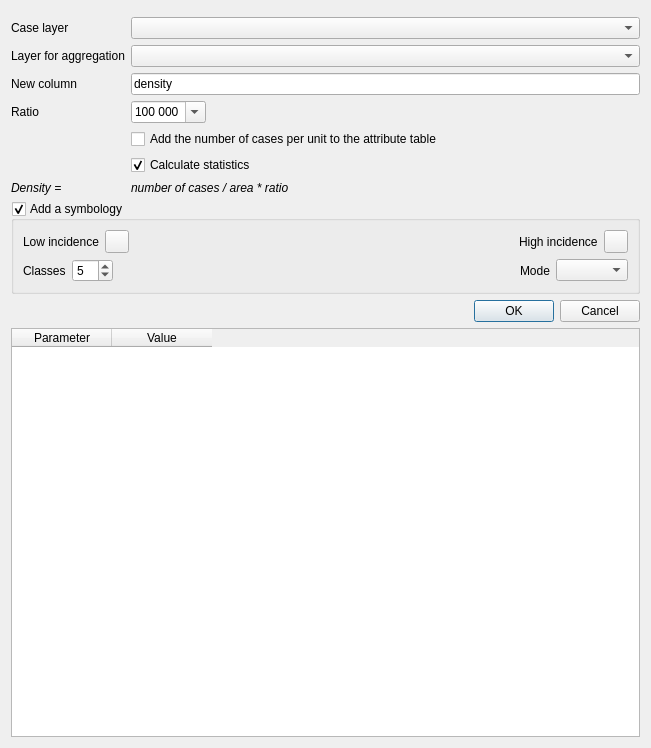
<?xml version="1.0" encoding="UTF-8"?>
<ui version="4.0">
 <class>Density</class>
 <widget class="QDialog" name="Density">
  <property name="geometry">
   <rect>
    <x>0</x>
    <y>0</y>
    <width>651</width>
    <height>748</height>
   </rect>
  </property>
  <property name="windowTitle">
   <string>Density</string>
  </property>
  <layout class="QVBoxLayout" name="verticalLayout">
   <item>
    <widget class="QgsMessageBar" name="messageBar" native="true"/>
   </item>
   <item>
    <layout class="QFormLayout" name="formLayout">
     <property name="fieldGrowthPolicy">
      <enum>QFormLayout::ExpandingFieldsGrow</enum>
     </property>
     <item row="0" column="0">
      <widget class="QLabel" name="label_4">
       <property name="text">
        <string>Case layer</string>
       </property>
      </widget>
     </item>
     <item row="0" column="1">
      <widget class="QComboBox" name="comboBox_incidence_pointLayer">
       <property name="sizePolicy">
        <sizepolicy hsizetype="Expanding" vsizetype="Fixed">
         <horstretch>0</horstretch>
         <verstretch>0</verstretch>
        </sizepolicy>
       </property>
      </widget>
     </item>
     <item row="1" column="0">
      <widget class="QLabel" name="label">
       <property name="text">
        <string>Layer for aggregation</string>
       </property>
      </widget>
     </item>
     <item row="1" column="1">
      <widget class="QComboBox" name="comboBox_incidence_adminLayer">
       <property name="sizePolicy">
        <sizepolicy hsizetype="Expanding" vsizetype="Fixed">
         <horstretch>0</horstretch>
         <verstretch>0</verstretch>
        </sizepolicy>
       </property>
      </widget>
     </item>
     <item row="2" column="0">
      <widget class="QLabel" name="label_3">
       <property name="text">
        <string>New column</string>
       </property>
      </widget>
     </item>
     <item row="2" column="1">
      <widget class="QLineEdit" name="lineEdit_incidence_columnName">
       <property name="text">
        <string notr="true">density</string>
       </property>
      </widget>
     </item>
     <item row="3" column="0">
      <widget class="QLabel" name="label_2">
       <property name="text">
        <string>Ratio</string>
       </property>
      </widget>
     </item>
     <item row="3" column="1">
      <widget class="QComboBox" name="comboBox_incidence_ratio">
       <property name="editable">
        <bool>true</bool>
       </property>
       <property name="currentIndex">
        <number>4</number>
       </property>
       <item>
        <property name="text">
         <string>10</string>
        </property>
       </item>
       <item>
        <property name="text">
         <string>100</string>
        </property>
       </item>
       <item>
        <property name="text">
         <string>1 000</string>
        </property>
       </item>
       <item>
        <property name="text">
         <string>10 000</string>
        </property>
       </item>
       <item>
        <property name="text">
         <string>100 000</string>
        </property>
       </item>
      </widget>
     </item>
     <item row="4" column="1">
      <widget class="QCheckBox" name="checkBox_addNbIntersections">
       <property name="toolTip">
        <string>Add the number of cases per unit to the attribute table</string>
       </property>
       <property name="text">
        <string>Add the number of cases per unit to the attribute table</string>
       </property>
      </widget>
     </item>
     <item row="7" column="0">
      <widget class="QLabel" name="label_7">
       <property name="text">
        <string>&lt;html&gt;&lt;head/&gt;&lt;body&gt;&lt;p&gt;&lt;span style=&quot; font-style:italic;&quot;&gt;Density =&lt;/span&gt;&lt;/p&gt;&lt;/body&gt;&lt;/html&gt;</string>
       </property>
      </widget>
     </item>
     <item row="7" column="1">
      <widget class="QLabel" name="label_8">
       <property name="text">
        <string>&lt;html&gt;&lt;head/&gt;&lt;body&gt;&lt;p&gt;&lt;span style=&quot; font-style:italic;&quot;&gt;number of cases / area * ratio&lt;/span&gt;&lt;/p&gt;&lt;/body&gt;&lt;/html&gt;</string>
       </property>
      </widget>
     </item>
     <item row="6" column="1">
      <widget class="QCheckBox" name="checkBox_incidence_runStats">
       <property name="text">
        <string>Calculate statistics</string>
       </property>
       <property name="checked">
        <bool>true</bool>
       </property>
      </widget>
     </item>
    </layout>
   </item>
   <item>
    <widget class="QgsCollapsibleGroupBox" name="symbology">
     <property name="title">
      <string>Add a symbology</string>
     </property>
     <property name="checkable">
      <bool>true</bool>
     </property>
     <property name="collapsed">
      <bool>false</bool>
     </property>
     <layout class="QVBoxLayout" name="verticalLayout_3">
      <item>
       <layout class="QHBoxLayout" name="horizontalLayout_3">
        <item>
         <widget class="QLabel" name="label_9">
          <property name="text">
           <string>Low incidence</string>
          </property>
         </widget>
        </item>
        <item>
         <widget class="QgsColorButtonV2" name="color_low_value">
          <property name="color">
           <color>
            <red>255</red>
            <green>246</green>
            <blue>246</blue>
           </color>
          </property>
         </widget>
        </item>
        <item>
         <spacer name="horizontalSpacer">
          <property name="orientation">
           <enum>Qt::Horizontal</enum>
          </property>
          <property name="sizeHint" stdset="0">
           <size>
            <width>40</width>
            <height>20</height>
           </size>
          </property>
         </spacer>
        </item>
        <item>
         <widget class="QLabel" name="label_10">
          <property name="text">
           <string>High incidence</string>
          </property>
         </widget>
        </item>
        <item>
         <widget class="QgsColorButtonV2" name="color_high_value">
          <property name="color">
           <color>
            <red>202</red>
            <green>33</green>
            <blue>36</blue>
           </color>
          </property>
         </widget>
        </item>
       </layout>
      </item>
      <item>
       <layout class="QHBoxLayout" name="horizontalLayout_4">
        <item>
         <widget class="QLabel" name="label_11">
          <property name="text">
           <string>Classes</string>
          </property>
         </widget>
        </item>
        <item>
         <widget class="QSpinBox" name="spinBox_classes">
          <property name="minimum">
           <number>1</number>
          </property>
          <property name="value">
           <number>5</number>
          </property>
         </widget>
        </item>
        <item>
         <spacer name="horizontalSpacer_2">
          <property name="orientation">
           <enum>Qt::Horizontal</enum>
          </property>
          <property name="sizeHint" stdset="0">
           <size>
            <width>40</width>
            <height>20</height>
           </size>
          </property>
         </spacer>
        </item>
        <item>
         <widget class="QLabel" name="label_12">
          <property name="text">
           <string>Mode</string>
          </property>
         </widget>
        </item>
        <item>
         <widget class="QComboBox" name="cbx_mode"/>
        </item>
       </layout>
      </item>
     </layout>
    </widget>
   </item>
   <item>
    <widget class="QDialogButtonBox" name="button_box_ok">
     <property name="orientation">
      <enum>Qt::Horizontal</enum>
     </property>
     <property name="standardButtons">
      <set>QDialogButtonBox::Cancel|QDialogButtonBox::Ok</set>
     </property>
    </widget>
   </item>
   <item>
    <layout class="QHBoxLayout" name="horizontalLayout_2">
     <item>
      <widget class="QTableWidget" name="tableWidget">
       <property name="minimumSize">
        <size>
         <width>200</width>
         <height>0</height>
        </size>
       </property>
       <property name="verticalScrollBarPolicy">
        <enum>Qt::ScrollBarAsNeeded</enum>
       </property>
       <property name="horizontalScrollBarPolicy">
        <enum>Qt::ScrollBarAlwaysOff</enum>
       </property>
       <attribute name="verticalHeaderVisible">
        <bool>false</bool>
       </attribute>
       <column>
        <property name="text">
         <string>Parameter</string>
        </property>
       </column>
       <column>
        <property name="text">
         <string>Value</string>
        </property>
       </column>
      </widget>
     </item>
     <item>
      <layout class="QVBoxLayout" name="layout_plot"/>
     </item>
    </layout>
   </item>
  </layout>
 </widget>
 <customwidgets>
  <customwidget>
   <class>QgsCollapsibleGroupBox</class>
   <extends>QGroupBox</extends>
   <header>qgscollapsiblegroupbox.h</header>
   <container>1</container>
  </customwidget>
  <customwidget>
   <class>QgsColorButtonV2</class>
   <extends>QToolButton</extends>
   <header>qgscolorbuttonv2.h</header>
  </customwidget>
  <customwidget>
   <class>QgsMessageBar</class>
   <extends>QWidget</extends>
   <header>qgis/gui.h</header>
   <container>1</container>
  </customwidget>
 </customwidgets>
 <resources/>
 <connections/>
</ui>
